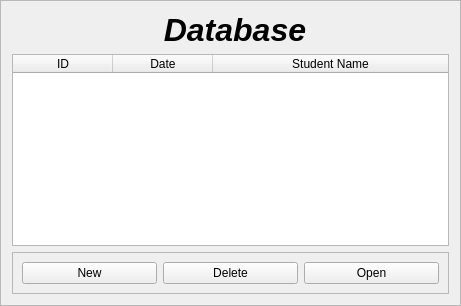
         <widget class="QFrame" name="frame_26">
          <property name="minimumSize">
           <size>
            <width>461</width>
            <height>0</height>
           </size>
          </property>
          <property name="frameShape">
           <enum>QFrame::StyledPanel</enum>
          </property>
          <property name="frameShadow">
           <enum>QFrame::Raised</enum>
          </property>
          <layout class="QGridLayout" name="gridLayout_19">
           <item row="0" column="0">
            <widget class="QLabel" name="label_52">
             <property name="font">
              <font>
               <family>Ubuntu</family>
               <pointsize>24</pointsize>
               <weight>75</weight>
               <italic>true</italic>
               <bold>true</bold>
              </font>
             </property>
             <property name="text">
              <string> Database</string>
             </property>
             <property name="alignment">
              <set>Qt::AlignCenter</set>
             </property>
            </widget>
           </item>
           <item row="1" column="0">
            <widget class="QTableWidget" name="eval_index_table">
             <property name="alternatingRowColors">
              <bool>true</bool>
             </property>
             <property name="selectionMode">
              <enum>QAbstractItemView::SingleSelection</enum>
             </property>
             <property name="selectionBehavior">
              <enum>QAbstractItemView::SelectRows</enum>
             </property>
             <property name="wordWrap">
              <bool>false</bool>
             </property>
             <property name="cornerButtonEnabled">
              <bool>false</bool>
             </property>
             <attribute name="horizontalHeaderDefaultSectionSize">
              <number>100</number>
             </attribute>
             <attribute name="horizontalHeaderMinimumSectionSize">
              <number>50</number>
             </attribute>
             <attribute name="horizontalHeaderShowSortIndicator" stdset="0">
              <bool>true</bool>
             </attribute>
             <attribute name="horizontalHeaderStretchLastSection">
              <bool>true</bool>
             </attribute>
             <column>
              <property name="text">
               <string>ID</string>
              </property>
             </column>
             <column>
              <property name="text">
               <string>Date</string>
              </property>
             </column>
             <column>
              <property name="text">
               <string>Student Name</string>
              </property>
             </column>
            </widget>
           </item>
           <item row="2" column="0">
            <widget class="QFrame" name="frame_27">
             <property name="frameShape">
              <enum>QFrame::StyledPanel</enum>
             </property>
             <property name="frameShadow">
              <enum>QFrame::Raised</enum>
             </property>
             <layout class="QHBoxLayout" name="horizontalLayout_4">
              <item>
               <widget class="QPushButton" name="eval_new_button">
                <property name="text">
                 <string>New</string>
                </property>
               </widget>
              </item>
              <item>
               <widget class="QPushButton" name="eval_delete_button">
                <property name="text">
                 <string>Delete</string>
                </property>
               </widget>
              </item>
              <item>
               <widget class="QPushButton" name="eval_open_button">
                <property name="text">
                 <string>Open</string>
                </property>
               </widget>
              </item>
             </layout>
            </widget>
           </item>
          </layout>
         </widget>
